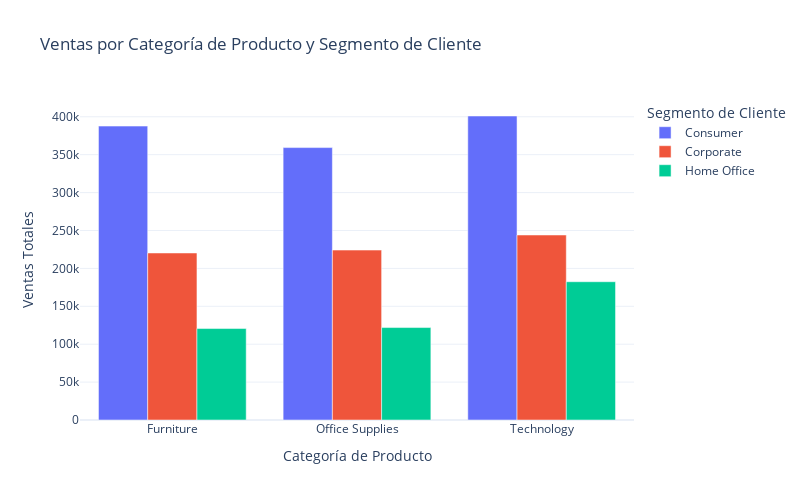

The code cell stored with this chart in its notebook:
### Markdown cell above
### b) Mensaje Clave 📌

Queremos identificar cuál es la **distribución de las ventas en función de la categoría de producto** y **el segmento de clientes**. Esto ayudará a entender en qué segmentos y categorías se concentran las ventas, apoyando la toma de decisiones estratégicas en marketing y gestión de inventarios.

### c) Tipo de Gráfica Elegida 📊

Optamos por un **gráfico de barras agrupado** con Plotly para mostrar las ventas por categoría de producto en función de los segmentos de clientes (Consumidor, Corporativo, y Hogar). Este tipo de gráfico es claro y permite comparaciones precisas entre categorías y segmentos, respetando los principios de la Gestalt como **proximidad** y **similitud**.

### d) Creación de la Gráfica en Python 🖥️

### Code cell
import plotly.express as px

# Preparar los datos: sumar las ventas por categoría y segmento
sales_data = train_df.groupby(['Category', 'Segment'])['Sales'].sum().reset_index()

# Crear el gráfico de barras agrupado con Plotly
fig = px.bar(
    sales_data,
    x='Category',
    y='Sales',
    color='Segment',
    barmode='group',
    title='Ventas por Categoría de Producto y Segmento de Cliente',
    labels={'Sales': 'Ventas Totales', 'Category': 'Categoría de Producto'},
    color_discrete_sequence=px.colors.qualitative.Plotly  # Usar paleta de colores de Plotly
)

# Optimizar el diseño
fig.update_layout(
    xaxis_title='Categoría de Producto',
    yaxis_title='Ventas Totales',
    legend_title_text='Segmento de Cliente',
    template='plotly_white',
    width=800,
    height=500
)

# Mostrar la gráfica
fig.show()

### Figure 1 — Plotly figure (JSON) as saved in the notebook; plotly's stock layout.template omitted (floating-point values rounded to 4 significant figures)
{"data": [{"alignmentgroup": "True", "hovertemplate": "Segment=Consumer<br>Categoría de Producto=%{x}<br>Ventas Totales=%{y}<extra></extra>", "legendgroup": "Consumer", "marker": {"color": "#636EFA", "pattern": {"shape": ""}}, "name": "Consumer", "offsetgroup": "Consumer", "orientation": "v", "showlegend": true, "textposition": "auto", "type": "bar", "x": ["Furniture", "Office Supplies", "Technology"], "xaxis": "x", "y": [387700.0, 359400.0, 401000.0], "yaxis": "y"}, {"alignmentgroup": "True", "hovertemplate": "Segment=Corporate<br>Categoría de Producto=%{x}<br>Ventas Totales=%{y}<extra></extra>", "legendgroup": "Corporate", "marker": {"color": "#EF553B", "pattern": {"shape": ""}}, "name": "Corporate", "offsetgroup": "Corporate", "orientation": "v", "showlegend": true, "textposition": "auto", "type": "bar", "x": ["Furniture", "Office Supplies", "Technology"], "xaxis": "x", "y": [220300.0, 224100.0, 244000.0], "yaxis": "y"}, {"alignmentgroup": "True", "hovertemplate": "Segment=Home Office<br>Categoría de Producto=%{x}<br>Ventas Totales=%{y}<extra></extra>", "legendgroup": "Home Office", "marker": {"color": "#00CC96", "pattern": {"shape": ""}}, "name": "Home Office", "offsetgroup": "Home Office", "orientation": "v", "showlegend": true, "textposition": "auto", "type": "bar", "x": ["Furniture", "Office Supplies", "Technology"], "xaxis": "x", "y": [120600.0, 121900.0, 182400.0], "yaxis": "y"}], "layout": {"barmode": "group", "height": 500, "legend": {"title": {"text": "Segmento de Cliente"}, "tracegroupgap": 0}, "title": {"text": "Ventas por Categoría de Producto y Segmento de Cliente"}, "width": 800, "xaxis": {"anchor": "y", "domain": [0, 1], "title": {"text": "Categoría de Producto"}}, "yaxis": {"anchor": "x", "domain": [0, 1], "title": {"text": "Ventas Totales"}}}}
